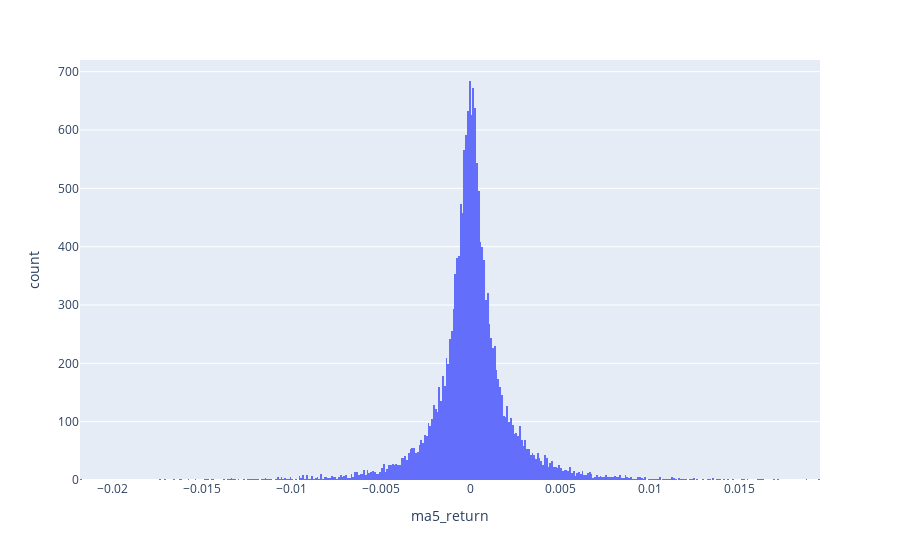

The notebook cell this image was saved under:
### Code cell
import pandas as pd
import plotly.express as px

# Create a sample DataFrame

# Create a histogram
fig = px.histogram(df, 'ma5_return')

# Show the plot
fig.show()

### Figure 1 — Plotly figure (JSON) as saved in the notebook; plotly's stock layout.template omitted (floating-point values rounded to 4 significant figures; data arrays with more than 128 entries replaced by an {"elided": "..."} marker saying what was removed)
{"data": [{"alignmentgroup": "True", "bingroup": "x", "hovertemplate": "ma5_return=%{x}<br>count=%{y}<extra></extra>", "legendgroup": "", "marker": {"color": "#636efa", "pattern": {"shape": ""}}, "name": "", "offsetgroup": "", "orientation": "v", "showlegend": false, "type": "histogram", "x": {"elided": "17279 float values"}, "xaxis": "x", "yaxis": "y"}], "layout": {"autosize": true, "barmode": "relative", "legend": {"tracegroupgap": 0}, "margin": {"t": 60}, "xaxis": {"anchor": "y", "autorange": true, "domain": [0, 1], "range": [-0.0218, 0.0195], "title": {"text": "ma5_return"}, "type": "linear"}, "yaxis": {"anchor": "x", "autorange": true, "domain": [0, 1], "range": [0, 720], "title": {"text": "count"}}}}
